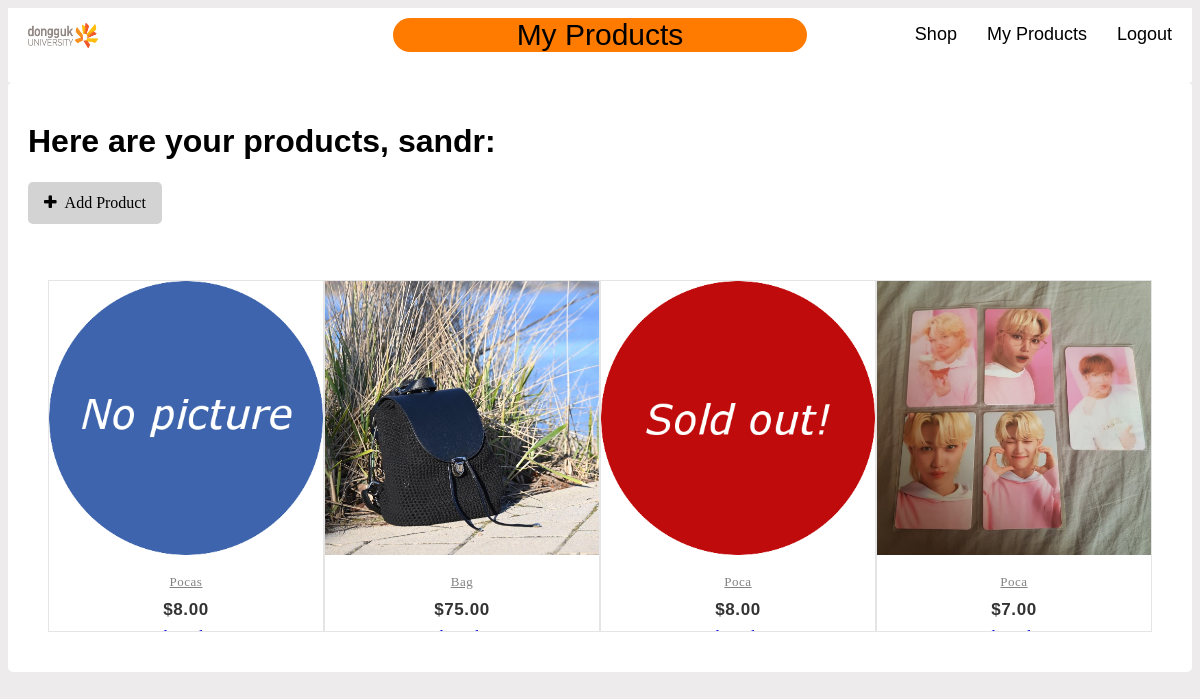
The app's page /user-products (signed in), older data.
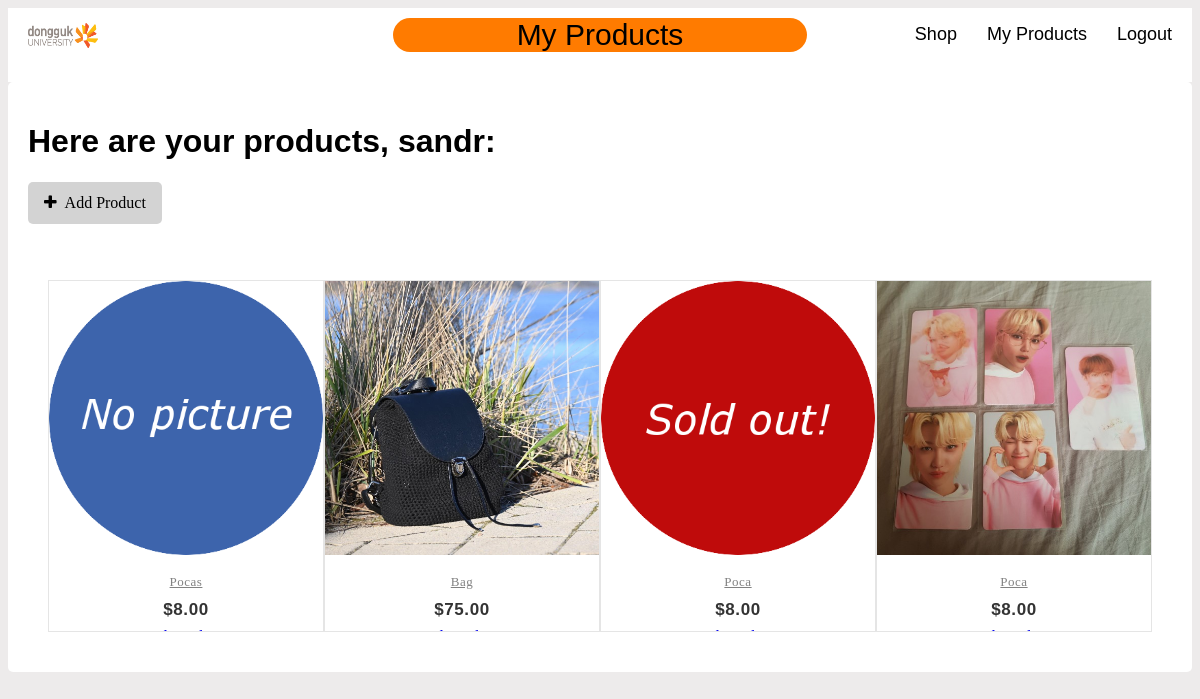
The same page, newer data.
### website/models.py (models this page shows, shortened)
class User(db.Model, UserMixin):
    id = db.Column(db.Integer, primary_key=True)
    username = db.Column(db.String(150))
    password = db.Column(db.String(150))
    products = db.relationship('products', backref='user')
    followed = db.relationship(
        'User', secondary=followers,
        primaryjoin=(followers.c.follower_id == id),
        secondaryjoin=(followers.c.followed_id == id),
        backref=db.backref('followers', lazy='dynamic'), lazy='dynamic')

class products(db.Model):
    id = db.Column(db.Integer, primary_key=True)
    name = db.Column(db.String(80), nullable=False)
    price = db.Column(db.Numeric(10,2), nullable=False)
    picture = db.Column(db.String(200), nullable=False)
    keywords = db.Column(db.String(200), nullable=False)
    description = db.Column(db.Text, nullable=False)
    sold = db.Column(db.String(80), nullable=True)
    user_id = db.Column(db.Integer, db.ForeignKey('user.id'))

### website/views.py (the view)
@views.route('/user-products')
def user_products():
    return render_template("user-products.html", user=current_user, products = products.query.all())

### website/__init__.py (called while the page is built)
def create_app():
    app = Flask(__name__, static_url_path='/website/static')
    app.config['SQLALCHEMY_DATABASE_URI'] = 'sqlite:///team6.sqlite3'
    app.config['SECRET_KEY'] = "qwerasdf"
    db.init_app(app)
    from .views import views
    from .auth import auth
    app.register_blueprint(views, url_prefix='/')
    app.register_blueprint(auth, url_prefix='/')
    from .models import User, products
    create_database(app)
    login_manager = LoginManager()
    login_manager.login_view = 'auth.login'
    login_manager.init_app(app)
    @login_manager.user_loader
    def load_user(id):
        try:
            return User.query.get(int(id))
        except:
            return None
    return app

### website/templates/user-products.html (shortened to what this page needs)
{% extends 'base.html' %}
{% block pageTitle %}
<p>My Products</p>
{% endblock %}
{% block content %}
<h1>Here are your products, {{ current_user.username }}:</h1>
<form action="/add-product">
    <button class="btn"><i class="fa fa-plus">&nbsp; Add Product</i></button>
</form>
<br>
<br>
<div class="container">
    <div class="product-row">
        {% for product in products %}
        {% if current_user.id == product.user.id %}
        <div class="product-grid">
            <div class="product-image">
                <a href={{ url_for('views.product', id = product.id) }}>
                    {% if product.sold == "sold" %}
                    <img class="pic-1" src="/website/static/images/soldout.png">
                    {% else %}
                    <img class="pic-1" src={{'/' + product.picture}}>
                    {% endif %}
                </a>
            </div>
            <div class="product-content">
                <h3 class="title"><a href={{ url_for('views.product', id = product.id) }}>{{ product.name }}</a></h3>
                <div class="price">${{ product.price }}</div>
                <a href={{ url_for('views.edit_product', id = product.id) }}>Edit</a>
                <a href= {{ url_for('views.delete', name = product.name) }}>Delete</a>
            </div>
        </div>
        {% endif %}
        {% endfor %}
    </div>
</div>
{% endblock %}

### website/templates/base.html (shortened to what this page needs)
<!DOCTYPE html>
<html lang="en">
    <head>
        <link rel="stylesheet" href="{{ url_for('static', filename='css/main.css')}}">
        <link rel="stylesheet" href="https://cdnjs.cloudflare.com/ajax/libs/font-awesome/4.7.0/css/font-awesome.min.css">
    </head>
<body>
    <nav>
        <div class="logo"><a href="/"><img src="/website/static/images/Logo.jpeg" width=70 height=25></a></div>
        <div class="pageTitle">
            {% block pageTitle %}
            {% endblock %}
        </div>
        <ul>
            {% if user.is_authenticated %}
            <li><a id="shop" href="/shop">Shop</a></li>
            <li><a id="user-products" href="/user-products">My Products</a></li>
            <li><a id="logout" href="/logout">Logout</a></li>
            {% else %}
            <li><a id="shop" href="/shop">Shop</a></li>
            <li><a id="login" href="/login">LogIn</a></li>
            <li><a id="sign-up" href="/sign-up">SignUp</a></li>
            {% endif %}
        </ul>
    </nav>
    <div class="container">
        {% block content %}
        {% endblock %}
    </div>
</body>
</html>

### website/static/css/main.css (style rules this page uses)
html { font-family: Verdana, Geneva, Tahoma, sans-serif; }
body { background-color: rgb(237, 235, 235); }
nav { background-color: white; overflow: auto; }
.logo { position: absolute; margin-top: 15px; margin-left: 20px; }
.pageTitle { padding: 0; margin: auto; margin-top: -20px; text-align: center; background: rgb(255, 123, 0); color: black; font-size: 30px; border-radius: 18px; width: 35%; }
ul { margin-top: -58px; margin-right: 5px; list-style-type: none; float: right; }
li { position: relative; float: left; padding-left: 15px; padding-right: 15px; }
li a { position: relative; color: black; text-align: center; text-decoration: none; font-size: large; }
.container { border-radius: 5px; padding: 20px; background-color: white; }
.btn { background-color: lightgray; border: none; border-radius: 5px; color: black; padding: 12px 16px; font-size: 16px; cursor: pointer; }
.product-row { display: flex; flex-direction: row; }
.product-grid { width: 25%; font-family: Raleway,sans-serfi; text-align: center; padding: 0 0 72px; border: 1px solid rgba(0,0,0,.1); overflow: hidden; position: relative;z-index: 1; }
.product-grid .product-image { position: relative; transition: all .3s ease 0s }
.product-grid .product-image a { display: block; }
.product-grid .product-image img { width: 100%; height: 100%; margin: auto; }
.product-grid .pic-1 { opacity: 1; transition: all .3s ease-out 0s; }
.product-grid .product-content { background-color:#fff;text-align:center;padding:12px 0;margin:0 auto;position:absolute;left:0;right:0;bottom:-27px;z-index:1;transition:all .3s }
.product-grid .title { font-size:13px;font-weight:400;letter-spacing:.5px;text-transform:capitalize;margin:0 0 10px;transition:all .3s ease 0s }
.product-grid .title a { color:#828282 }
.product-grid .price { color:#333;font-size:17px;font-family:Montserrat,sans-serif;font-weight:700;letter-spacing:.6px;margin-bottom:8px;text-align:center;transition:all .3s }

Row changes from the older to the newer data that the page shows:
changed products (number 4 of 4 on the later page): price "7.00" → "8.00"
